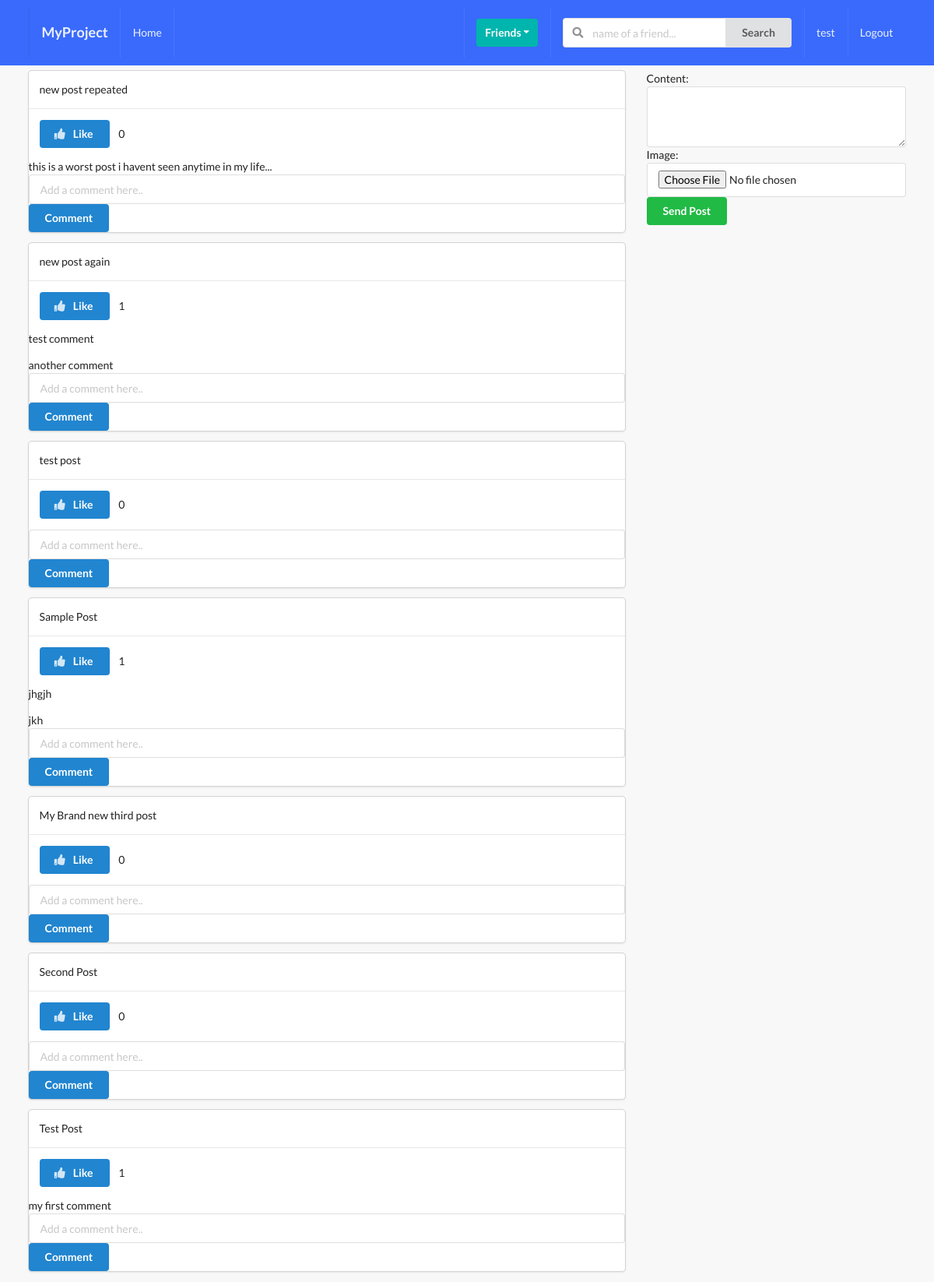
Screenshot of /posts/ (signed in) with the database file from the repository.
### posts/models.py (models this page shows, shortened)
class Post(models.Model):
    content = models.TextField()
    image = models.ImageField(upload_to='posts',blank=True, validators=[FileExtensionValidator(['png','jpg','jpeg'])])
    liked = models.ManyToManyField(Profile, blank=True,related_name='likes')
    updated = models.DateTimeField(auto_now=True)
    created = models.DateTimeField(auto_now_add=True)
    author = models.ForeignKey(Profile, on_delete=models.CASCADE, related_name='posts')
    def number_of_likes(self):
        return self.liked.all().count()
    class Meta:
        ordering = ('-created',)

class Comment(models.Model):
    user = models.ForeignKey(Profile,on_delete=models.CASCADE)
    post = models.ForeignKey(Post, on_delete=models.CASCADE)
    body = models.TextField(max_length=300)
    updated = models.DateTimeField(auto_now=True)
    created = models.DateTimeField(auto_now_add=True)

### posts/views.py (the view, shortened to what this page needs)
# urls.py: path('posts/', all_posts, name='all-posts'),
def all_posts(request):
    qs = Post.objects.all()
    profile = Profile.objects.get(user=request.user)
    p_form = PostModelForm()
    c_form = CommentModelForm()
    post_added = False
    context = {
        'qs':qs,
        'profile':profile,
        'p_form': p_form,
        'c_form': c_form,
        'post_added': post_added,
    }
    return render(request, 'posts/main.html', context)

### posts/forms.py
class PostModelForm(forms.ModelForm):
    content = forms.CharField(widget=forms.Textarea(attrs={'rows': 3}))
    class Meta:
        model = Post
        fields = ('content', 'image')

class CommentModelForm(forms.ModelForm):
    body = forms.CharField(label='', widget=forms.TextInput({'placeholder' : 'Add a comment here..'}))
    class Meta:
        model = Comment
        fields = ('body',)

### posts/templates/posts/main.html (shortened to what this page needs)
{% extends 'base.html' %}
{% block content %}
<div class="ui grid">
  <div class="row">
    <div class="eleven wide column">
      {% for post in qs %}
      <div class="ui fluid card">
        <div class="content">
          {{ post.content }}
        </div>
        <div class="content">
          <form action="{% url 'posts:like-post-view' %}" method="POST">
          <button type="submit" class="ui primary button">
            {% if profile not in post.liked.all %}
            <i class="thumbs up icon"></i>&nbsp;Like
            {% else %}
            <i class="thumbs down icon"></i>&nbsp;Unlike
            {% endif %}
          </button>
          &nbsp; {{ post.number_of_likes}}
        </form>
        </div>
        <div>
          {% if post.comment_set.all %}
          {% for c in post.comment_set.all %}
          <p>{{ c.body }}</p>
          {% endfor %}
          {% endif %}
        </div>
        <form action="" method="post" class="ui form">
          {{ c_form }}
          <button type="submit" class="ui primary button" name="submit_c_form">Comment</button>
        </form>
      </div>
      {% endfor %}
    </div>
    <div class="five wide column">
      <form action="" method="post" class="ui form">
        {{ p_form }}
        <button type="submit" class="ui button positive" name="submit_p_form">Send Post</button>
      </form>
    </div>
  </div>
</div>
{% endblock %}

### templates/main/nav.html (shortened to what this page needs)
<div class="ui inverted menu nav mb-7">
  <div class="ui container">
    <a href="" class="item">
        <h3>MyProject</h3>
    </a>
    {% if request.user.is_authenticated %}
    <a href="" class="item">
        Home
    </a>
    {% endif %}
    <div class="right menu">
        {% if request.user.is_authenticated %}
        <div class="item">
            <div class="ui floating dropdown icon button teal"> Friends
                <i class="dropdown icon"></i>
             </div>
        </div>
             <div class="item">
              <form action="" method="GET">
                <div class="ui action left icon input">
                <input class="prompt" type="text" name='q' placeholder="name of a friend...">
                <button type='submit' class="ui button">Search</button>
                </div>
            </form>
            </div>
            <a href="" class="item">
                 {{ request.user }}
            </a>
            <a href="" class="ui item">
                Logout
            </a>
        {% else %}
        <a href="" class="ui item">
                Login
            </a>
        {% endif %}
    </div>
  </div>
</div>

### static/style.css (style rules this page uses)
body { background: #F8F8F8 !important; }
.nav { border-radius: 0px !important; padding: 10px 0 10px 0 !important; background-color: #396afc !important; }
.mb-7 { margin-bottom: 7px !important; }

### rows the page displays
Post: content "new post repeated", shows "Like", number_of_likes "0"
Comment: body "this is a worst post i havent seen anytime in my life..."
Post: content "new post again", shows "Like", number_of_likes "1"
Comment: body "test comment"
Comment: body "another comment"
Post: content "test post", shows "Like", number_of_likes "0"
Post: content "Sample Post", shows "Like", number_of_likes "1"
Comment: body "jhgjh"
Comment: body "jkh"
Post: content "My Brand new third post", shows "Like", number_of_likes "0"
Post: content "Second Post", shows "Like", number_of_likes "0"
Post: content "Test Post", shows "Like", number_of_likes "1"
Comment: body "my first comment"

### other values shown
{{ request.user }} "test"
